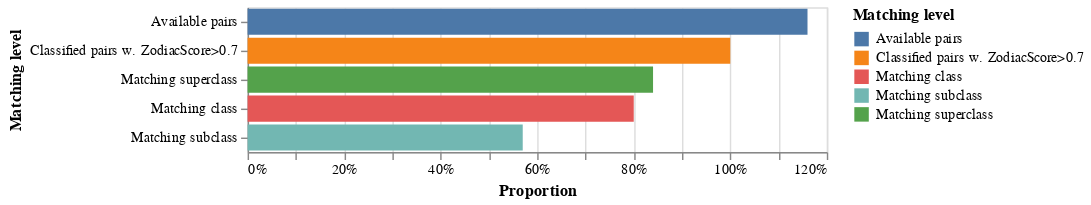

Write notebook code for a chart like this one.
### Code cell
check_matching_annotations.table_class_matching
make_barchart_match(check_matching_annotations.table_class_matching) ### This one for absolute values
make_barchart_match_rel(check_matching_annotations.table_class_matching)

### Figure 1 — Vega-Lite specification as saved in the notebook (floating-point values rounded to 4 significant figures)
{"config": {"view": {"continuousWidth": 400, "continuousHeight": 300}}, "data": {"name": "data-e0181ee53f0331d8d50d097082f1d2a4"}, "mark": "bar", "encoding": {"color": {"type": "nominal", "field": "Matching level"}, "x": {"type": "quantitative", "axis": {"format": ".0%"}, "field": "Relative", "stack": "zero", "title": "Proportion"}, "y": {"type": "nominal", "field": "Matching level", "sort": "-x"}}, "$schema": "https://vega.github.io/schema/vega-lite/v4.8.1.json", "datasets": {"data-e0181ee53f0331d8d50d097082f1d2a4": [{"Matching level": "Available pairs", "Count": 51, "Relative": 1.16}, {"Matching level": "Classified pairs w. ZodiacScore>0.7", "Count": 44, "Relative": 1.0}, {"Matching level": "Matching superclass", "Count": 37, "Relative": 0.84}, {"Matching level": "Matching class", "Count": 35, "Relative": 0.8}, {"Matching level": "Matching subclass", "Count": 25, "Relative": 0.57}]}}
